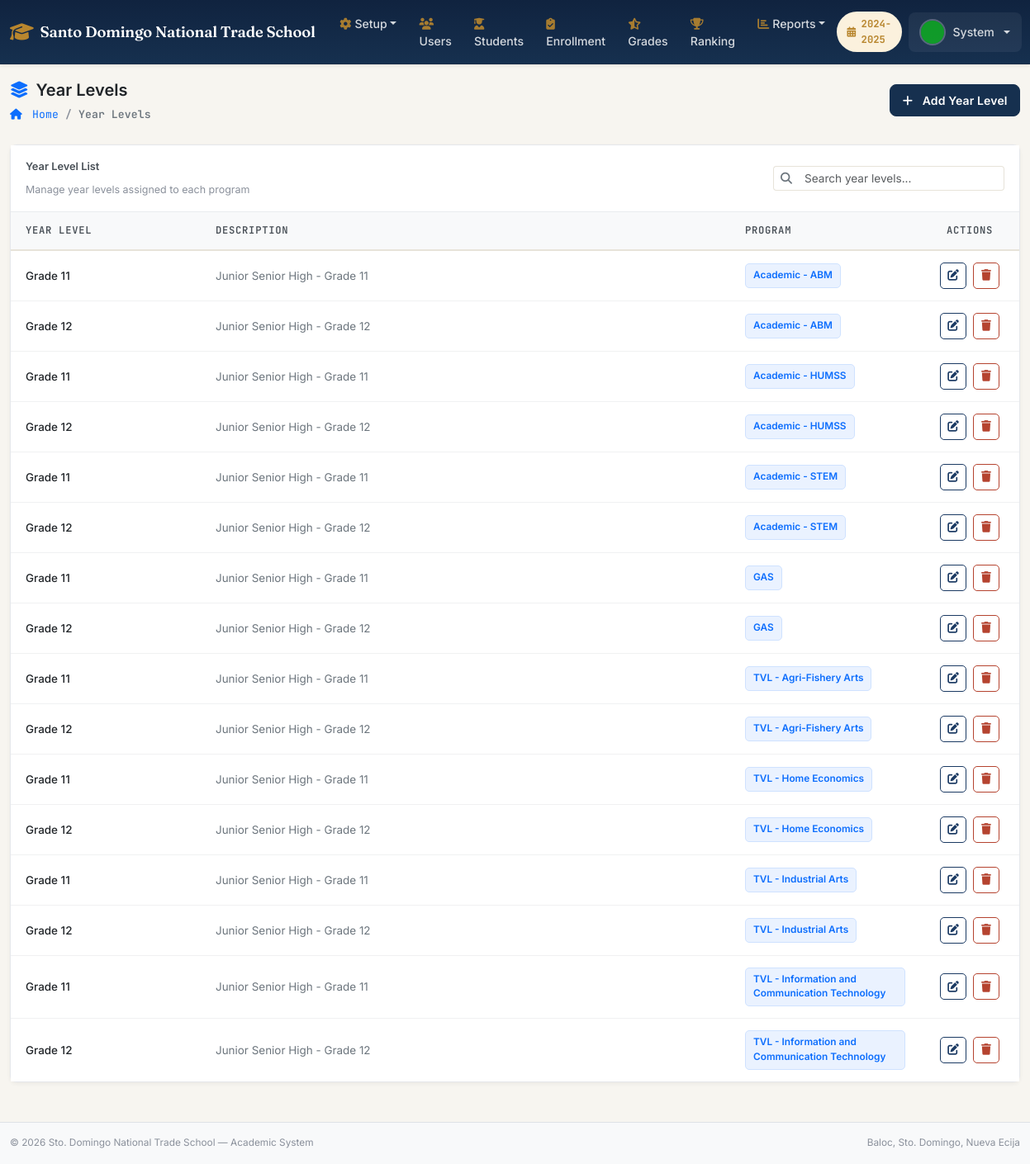
Screenshot of /sdnts/admin/year-level.php (signed in) with the database file from the repository.
### tables this page shows
CREATE TABLE `system_settings` (
  `settingID` INT AUTO_INCREMENT PRIMARY KEY,
  `settingKey` VARCHAR(100) UNIQUE NOT NULL,
  `settingValue` TEXT,
  `dateUpdated` DATETIME DEFAULT CURRENT_TIMESTAMP ON UPDATE CURRENT_TIMESTAMP
);

CREATE TABLE `academicYear` (
  `ayID` INT AUTO_INCREMENT PRIMARY KEY,
  `academicYear` VARCHAR(20) NOT NULL,
  `academicDesc` TEXT,
  `status` ENUM('active','inactive') DEFAULT 'inactive',
  `dateCreated` DATETIME DEFAULT CURRENT_TIMESTAMP,
  `dateDeleted` DATETIME DEFAULT NULL
);

CREATE TABLE `users` (
  `userID` INT AUTO_INCREMENT PRIMARY KEY,
  `employeeNo` VARCHAR(20) UNIQUE DEFAULT NULL,
  `firstName` VARCHAR(100) NOT NULL,
  `middleName` VARCHAR(100) DEFAULT NULL,
  `lastName` VARCHAR(100) NOT NULL,
  `extName` VARCHAR(10) DEFAULT NULL,
  `pic` VARCHAR(255) DEFAULT 'default.png',
  `roleID` INT NOT NULL,
  `email` VARCHAR(150) NOT NULL UNIQUE,
  `password` VARCHAR(255) NOT NULL,
  `programID` INT DEFAULT NULL,
  `isActive` TINYINT(1) DEFAULT 1,
  `dateCreated` DATETIME DEFAULT CURRENT_TIMESTAMP,
  `dateDeleted` DATETIME DEFAULT NULL,
  `deletedBy` INT DEFAULT NULL COMMENT 'Archive audit trail: userID who archived this record',
  FOREIGN KEY (`roleID`) REFERENCES `roles`(`roleID`)
);

CREATE TABLE `year` (
  `yearID` INT AUTO_INCREMENT PRIMARY KEY,
  `yearName` VARCHAR(50) NOT NULL,
  `yearDesc` VARCHAR(100),
  `progID` INT NOT NULL,
  `dateCreated` DATETIME DEFAULT CURRENT_TIMESTAMP,
  `dateDeleted` DATETIME DEFAULT NULL,
  FOREIGN KEY (`progID`) REFERENCES `programs`(`progID`)
);

CREATE TABLE `programs` (
  `progID` INT AUTO_INCREMENT PRIMARY KEY,
  `progName` VARCHAR(150) NOT NULL,
  `progDesc` TEXT,
  `progCode` VARCHAR(20) NOT NULL,
  `dateCreated` DATETIME DEFAULT CURRENT_TIMESTAMP,
  `dateDeleted` DATETIME DEFAULT NULL
);

### sdnts/includes/config.php (called while the page is built, shortened)
<?php
function getDB(): PDO {
    static $pdo = null;
    if ($pdo === null) {
        try {
            $dsn = "mysql:host=" . DB_HOST . ";dbname=" . DB_NAME . ";charset=" . DB_CHARSET;
            $options = [
                PDO::ATTR_ERRMODE            => PDO::ERRMODE_EXCEPTION,
                PDO::ATTR_DEFAULT_FETCH_MODE => PDO::FETCH_ASSOC,
                PDO::ATTR_EMULATE_PREPARES   => false,
            ];
            $pdo = new PDO($dsn, DB_USER, DB_PASS, $options);
        } catch (PDOException $e) {
            die('<div style="background:#fee;padding:20px;font-family:monospace;">
                <strong>Database Connection Error</strong><br>
                Please ensure XAMPP MySQL is running and database <strong>sdnts_db</strong> exists.<br>
                Run <code>database.sql</code> first.<br>
                Error: ' . htmlspecialchars($e->getMessage()) . '
            </div>');
        }
    }
    return $pdo;
}
function getActiveAY(): array {
    $db = getDB();
    $stmt = $db->prepare("SELECT * FROM academicYear WHERE status='active' LIMIT 1");
    $stmt->execute();
    return $stmt->fetch() ?: ['ayID' => 1, 'academicYear' => '2024-2025'];
}
function getSetting(string $key): string {
    $db = getDB();
    $stmt = $db->prepare("SELECT settingValue FROM system_settings WHERE settingKey=?");
    $stmt->execute([$key]);
    $row = $stmt->fetch();
    return $row ? $row['settingValue'] : '';
}
function clean(string $str): string {
    return htmlspecialchars(trim($str), ENT_QUOTES, 'UTF-8');
}

### sdnts/admin/year-level.php (the view, shortened to what this page needs)
<?php
require_once '../includes/config.php';
$db = getDB();
$list = $db->query("
    SELECT
        y.*,
        p.progName
    FROM year y
    JOIN programs p
        ON y.progID = p.progID
    WHERE y.dateDeleted IS NULL
    ORDER BY p.progName, y.yearName
")->fetchAll();
include '../includes/header.php';
?>
<div class="year-page-header d-flex justify-content-between align-items-center">
    <div>
        <div class="year-page-title">
            <i class="fas fa-layer-group"></i>
            <span>Year Levels</span>
        </div>
        <nav aria-label="breadcrumb">
            <ol class="breadcrumb year-breadcrumb">
                <li class="breadcrumb-item">
                    <a href="<?= SITE_URL ?>/dashboard.php">
                        <i class="fas fa-home me-1"></i>
                        Home
                    </a>
                </li>
                <li
                    class="breadcrumb-item active"
                    aria-current="page"
                >
                    Year Levels
                </li>
            </ol>
        </nav>
    </div>
    <button
        type="button"
        class="btn btn-primary year-add-btn"
        data-bs-toggle="modal"
        data-bs-target="#modalYear"
        onclick="resetYearForm()"
    >
        <i class="fas fa-plus me-2"></i>
        Add Year Level
    </button>
</div>
<div class="year-card">
    <div class="year-toolbar">
        <div class="d-flex justify-content-between align-items-center">
            <div>
                <div class="year-toolbar-label">
                    Year Level List
                </div>
                <small class="text-muted">
                    Manage year levels assigned to each program
                </small>
            </div>
            <div class="year-search">
                <div class="input-group input-group-sm">
                    <span class="input-group-text">
                        <i class="fas fa-search"></i>
                    </span>
                    <input
                        type="text"
                        id="yearSearch"
                        class="form-control"
                        placeholder="Search year levels..."
                        autocomplete="off"
                    >
                </div>
            </div>
        </div>
    </div>
    <?php if (!empty($list)): ?>
        <div class="table-responsive">
            <table
                class="table year-table table-hover"
                id="yearTable"
            >
                <thead>
                    <tr>
                        <th style="width: 230px;">
                            Year Level
                        </th>
                        <th>
                            Description
                        </th>
                        <th style="width: 230px;">
                            Program
                        </th>
                        <th
                            style="width: 120px;"
                            class="text-center"
                        >
                            Actions
                        </th>
                    </tr>
                </thead>
                <tbody>
                <?php foreach ($list as $y): ?>
                    <tr>
                        <td>
                            <span class="year-name">
                                <?= clean($y['yearName']) ?>
                            </span>
                        </td>
                        <td>
                            <?php if (!empty($y['yearDesc'])): ?>
                                <span class="year-description">
                                    <?= clean($y['yearDesc']) ?>
                                </span>
                            <?php else: ?>
                                <span class="text-muted">
                                    No description provided
                                </span>
                            <?php endif; ?>
                        </td>
                        <td>
                            <span class="year-program">
                                <?= clean($y['progName']) ?>
                            </span>
                        </td>
                        <td class="text-center">
                            <div class="year-actions">
                                <button
                                    type="button"
                                    class="btn btn-outline-primary btn-ey"
                                    title="Edit Year Level"
                                    data-y="<?= htmlspecialchars(
                                        json_encode($y),
                                        ENT_QUOTES
                                    ) ?>"
                                    data-bs-toggle="modal"
                                    data-bs-target="#modalYear"
                                >
                                    <i class="fas fa-edit"></i>
                                </button>
                                <form
                                    method="POST"
                                    class="d-inline"
                                >
                                    <button
                                        type="submit"
                                        class="btn btn-outline-danger btn-delete"
                                        title="Delete Year Level"
                                    >
                                        <i class="fas fa-trash"></i>
                                    </button>
                                </form>
                            </div>
                        </td>
                    </tr>
                <?php endforeach; ?>
                </tbody>
            </table>
        </div>
    <?php endif; ?>
</div>
<?php include '../includes/footer.php'; ?>

### sdnts/includes/header.php (shortened to what this page needs)
<?php
$activeAY = getActiveAY();
$schoolName = getSetting('school_name') ?: 'SDNTS';
$currentUser = null;
try {
    $db = getDB();
    $stmt = $db->prepare("SELECT u.*, r.roleName FROM users u JOIN roles r ON u.roleID=r.roleID WHERE u.userID=?");
    $stmt->execute([$_SESSION['userID']]);
    $currentUser = $stmt->fetch();
} catch(Exception $e) {}
?>
<!DOCTYPE html>
<html lang="en">
<head>
  <link rel="stylesheet" href="https://cdnjs.cloudflare.com/ajax/libs/bootstrap/5.3.2/css/bootstrap.min.css">
  <link rel="stylesheet" href="https://cdnjs.cloudflare.com/ajax/libs/font-awesome/6.5.0/css/all.min.css">
  <link rel="stylesheet" href="https://cdnjs.cloudflare.com/ajax/libs/datatables/1.10.21/css/dataTables.bootstrap5.min.css">
  <link rel="stylesheet" href="<?= SITE_URL ?>/assets/css/style.css">
</head>
<body>
<nav class="navbar navbar-expand-lg navbar-dark site-navbar shadow-sm">
  <div class="container-fluid">
    <a class="navbar-brand d-flex align-items-center gap-2" href="<?= SITE_URL ?>/dashboard.php">
      <i class="fas fa-graduation-cap fa-lg"></i>
      <span class="d-none d-md-inline"><?= clean($schoolName) ?></span>
    </a>
    <div class="collapse navbar-collapse" id="navMain">
      <ul class="navbar-nav me-auto">
        <?php if (in_array($_SESSION['roleID'], [ROLE_ADMIN, ROLE_PRINCIPAL])): ?>
        <li class="nav-item dropdown">
          <a class="nav-link dropdown-toggle" href="#" data-bs-toggle="dropdown"><i class="fas fa-cog me-1"></i>Setup</a>
        </li>
        <?php endif; ?>
        <?php if ($_SESSION['roleID'] === ROLE_ADMIN): ?>
        <li class="nav-item">
          <a class="nav-link" href="<?= SITE_URL ?>/admin/users.php"><i class="fas fa-users me-1"></i>Users</a>
        </li>
        <?php endif; ?>
        <?php if (in_array($_SESSION['roleID'], [ROLE_ADMIN, ROLE_PRINCIPAL, ROLE_TEACHER])): ?>
        <li class="nav-item">
          <a class="nav-link" href="<?= SITE_URL ?>/admin/students.php"><i class="fas fa-user-graduate me-1"></i>Students</a>
        </li>
        <li class="nav-item">
          <a class="nav-link" href="<?= SITE_URL ?>/admin/enrollment.php"><i class="fas fa-clipboard-check me-1"></i>Enrollment</a>
        </li>
        <li class="nav-item">
          <a class="nav-link" href="<?= SITE_URL ?>/admin/grades.php"><i class="fas fa-star-half-alt me-1"></i>Grades</a>
        </li>
        <li class="nav-item">
          <a class="nav-link" href="<?= SITE_URL ?>/admin/ranking.php"><i class="fas fa-trophy me-1"></i>Ranking</a>
        </li>
        <?php endif; ?>
        <li class="nav-item dropdown">
          <a class="nav-link dropdown-toggle" href="#" data-bs-toggle="dropdown"><i class="fas fa-chart-bar me-1"></i>Reports</a>
        </li>
      </ul>
      <ul class="navbar-nav ms-auto align-items-center">
        <li class="nav-item me-2">
          <span class="ay-chip"><i class="fas fa-calendar-alt"></i><?= clean($activeAY['academicYear']) ?></span>
        </li>
        <li class="nav-item dropdown">
          <a class="nav-link dropdown-toggle d-flex align-items-center gap-2 user-menu-toggle" href="#" data-bs-toggle="dropdown">
            <img src="<?= SITE_URL ?>/assets/img/uploads/<?= clean($currentUser['pic'] ?? 'default.png') ?>"
                 class="rounded-circle user-avatar-img" width="32" height="32" style="object-fit:cover;" onerror="this.src='<?= SITE_URL ?>/assets/img/default.png'">
            <span class="d-none d-lg-inline"><?= clean($currentUser['firstName'] ?? '') ?></span>
          </a>
        </li>
      </ul>
    </div>
  </div>
</nav>
<div class="container-fluid mt-3">

### rows the page displays
system_settings: settingValue "Santo Domingo National Trade School"
academicyear: academicYear "2024-2025"
users: pic (placeholder picture), firstName "System"
year: yearName "Grade 11", yearDesc "Junior Senior High - Grade 11", progID.progName "Academic - ABM"
year: yearName "Grade 12", yearDesc "Junior Senior High - Grade 12", progID.progName "Academic - ABM"
year: yearName "Grade 11", yearDesc "Junior Senior High - Grade 11", progID.progName "Academic - HUMSS"
year: yearName "Grade 12", yearDesc "Junior Senior High - Grade 12", progID.progName "Academic - HUMSS"
year: yearName "Grade 11", yearDesc "Junior Senior High - Grade 11", progID.progName "Academic - STEM"
year: yearName "Grade 12", yearDesc "Junior Senior High - Grade 12", progID.progName "Academic - STEM"
year: yearName "Grade 11", yearDesc "Junior Senior High - Grade 11", progID.progName "GAS"
year: yearName "Grade 12", yearDesc "Junior Senior High - Grade 12", progID.progName "GAS"
year: yearName "Grade 11", yearDesc "Junior Senior High - Grade 11", progID.progName "TVL - Agri-Fishery Arts"
year: yearName "Grade 12", yearDesc "Junior Senior High - Grade 12", progID.progName "TVL - Agri-Fishery Arts"
year: yearName "Grade 11", yearDesc "Junior Senior High - Grade 11", progID.progName "TVL - Home Economics"
year: yearName "Grade 12", yearDesc "Junior Senior High - Grade 12", progID.progName "TVL - Home Economics"
year: yearName "Grade 11", yearDesc "Junior Senior High - Grade 11", progID.progName "TVL - Industrial Arts"
year: yearName "Grade 12", yearDesc "Junior Senior High - Grade 12", progID.progName "TVL - Industrial Arts"
year: yearName "Grade 11", yearDesc "Junior Senior High - Grade 11", progID.progName "TVL - Information and Communication Technology"
year: yearName "Grade 12", yearDesc "Junior Senior High - Grade 12", progID.progName "TVL - Information and Communication Technology"
